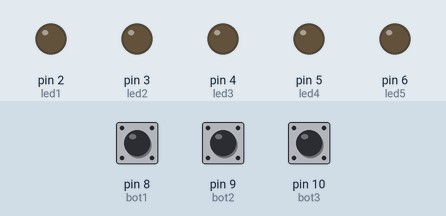
Recording of a sketch running on a simulated Arduino Uno, built with avr-gcc and run on an emulated ATmega328P. On the bench: output pins drawn as LEDs (lit = HIGH). The test bench sets the inputs (shaded band); at power-on: pin 8 (bot1) LOW, pin 9 (bot2) LOW, pin 10 (bot3) LOW.

Above: at 1.2 s.
1.3 s: pin 8 (bot1) pulled HIGH for 0.15 s
At 2.2 s:
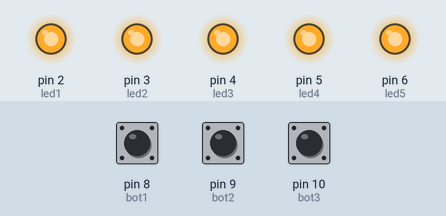
2.9 s: pin 9 (bot2) pulled HIGH for 0.15 s
At 3.4 s:
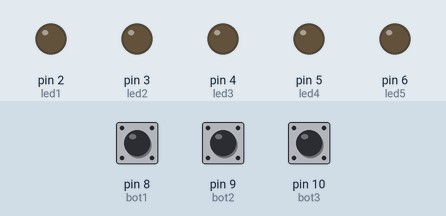
4.5 s: pin 10 (bot3) pulled HIGH for 0.15 s
At 5.7 s:
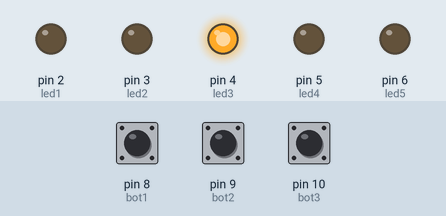
6.1 s: pin 8 (bot1) pulled HIGH for 1 s
At 7.0 s:
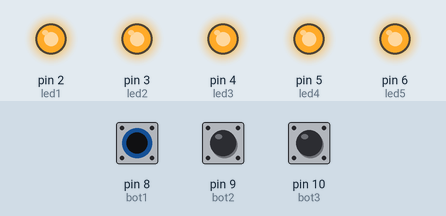
8.6 s: pin 8 (bot1) driven HIGH and pin 9 (bot2) driven HIGH
At 9.2 s:
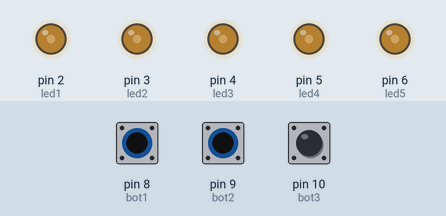
10.1 s: pin 9 (bot2) driven LOW
At 11.1 s:
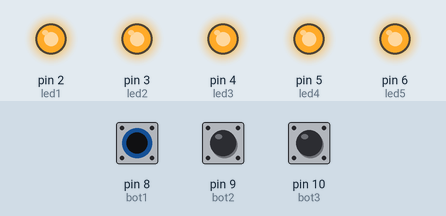
Timing chart, 0 to 12.6 s (numbered marks = the images above; inputs shaded):
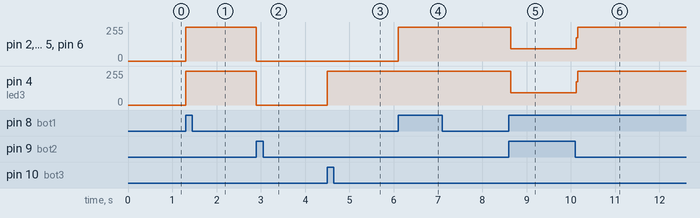

Measured:
- after the input at 1.3 s, pin 2 (led1), pin 3 (led2), pin 4 (led3), pin 5 (led4), pin 6 (led5): 0/255 → 255/255 at once
- after the input at 2.9 s, pin 2 (led1), pin 3 (led2), pin 4 (led3), pin 5 (led4), pin 6 (led5): 255/255 → 0/255 at once
- after the input at 4.5 s, pin 4 (led3): 0/255 → 255/255 at once
- after the input at 6.1 s, pin 2 (led1), pin 3 (led2), pin 5 (led4), pin 6 (led5): 0/255 → 255/255 at once
- after the input at 8.6 s, pin 2 (led1), pin 3 (led2), pin 4 (led3), pin 5 (led4), pin 6 (led5): 255/255 → 93/255 at once
- after the input at 10.1 s, pin 2 (led1), pin 3 (led2), pin 4 (led3), pin 5 (led4), pin 6 (led5): 93/255 → 255/255 at once

The sketch:

codigo.ino
```cpp
const int led1 = 2;
const int led2 = 3;
const int led3 = 4;
const int led4 = 5;
const int led5 = 6;

const int bot1 = 8;
const int bot2 = 9;
const int bot3 = 10;

void setup()
{
  pinMode(led1, OUTPUT);
  pinMode(led2, OUTPUT);
  pinMode(led3, OUTPUT);
  pinMode(led4, OUTPUT);
  pinMode(led5, OUTPUT);

  pinMode(bot1, INPUT);
  pinMode(bot2, INPUT);
  pinMode(bot3, INPUT);
}

int var;
int var2;
int var3;

void loop()
{
  var = digitalRead(bot1);
  var2 = digitalRead(bot2);
  var3 = digitalRead(bot3);

  if(var){
    acendeTudo();
  }
  if(var2){
    apagaTudo();
  }
  if(var3){
    digitalWrite(led3, HIGH);
  }

}

void acendeTudo(){
  digitalWrite(led1, HIGH);
  digitalWrite(led2, HIGH);
  digitalWrite(led3, HIGH);
  digitalWrite(led4, HIGH);
  digitalWrite(led5, HIGH);
}

void apagaTudo(){
  digitalWrite(led1, LOW);
  digitalWrite(led2, LOW);
  digitalWrite(led3, LOW);
  digitalWrite(led4, LOW);
  digitalWrite(led5, LOW);
}
```
